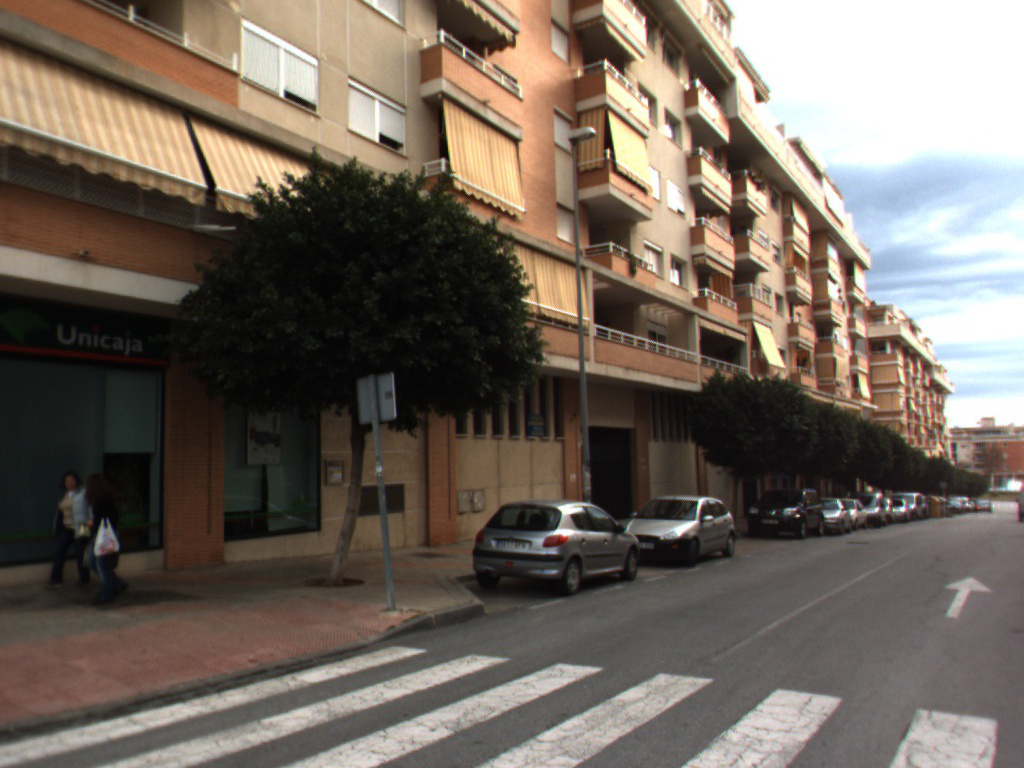
//> input picture Line Fitting/resaults/result 4 iteration 40 supporting 400 ponts/0097.png, 1024 x 768 px
$ ./Line_Fitting   (built with g++ and OpenCV 4)
//> lines starting //> are read from the running program, lines starting //| are printed output that depends on the picture; after the words box and inside, x2 and y2 are one past the last pixel; in counts of white or black regions, pixels touching at a corner belong together
#include <opencv2/core/core.hpp>
#include <opencv2/highgui/highgui.hpp>
#include "opencv2/imgproc/imgproc.hpp"
#include <opencv2/imgproc.hpp>
#include <iostream>
#include <time.h>

using namespace cv;
using namespace std;


void FitLineRANSAC(const vector<Point2d>& points,double threshold,int iteration_number,Mat &image,Mat &draw, int supportNumber);

int main(int argc, char** argv)
{


    srand(time(NULL));
    int iteration;
    cout << "Enter the iteration number: ";
    cin >> iteration;
//> the answer given: 3
    int sn;
    cout << "Enter the supporting number of points: ";
    cin >> sn;
//> the answer given: 3

    // applying the canny edge detecting on the image

    cv::Mat mainImage = cv::imread("0097.png");
//> mainImage is the input picture: 768 rows x 1024 cols, CV_8UC3; mean B, G, R 93, 102.7, 113
    cv::Mat contours;
    cv::Mat gray_image;
    cv::cvtColor(mainImage, gray_image, CV_RGB2GRAY);
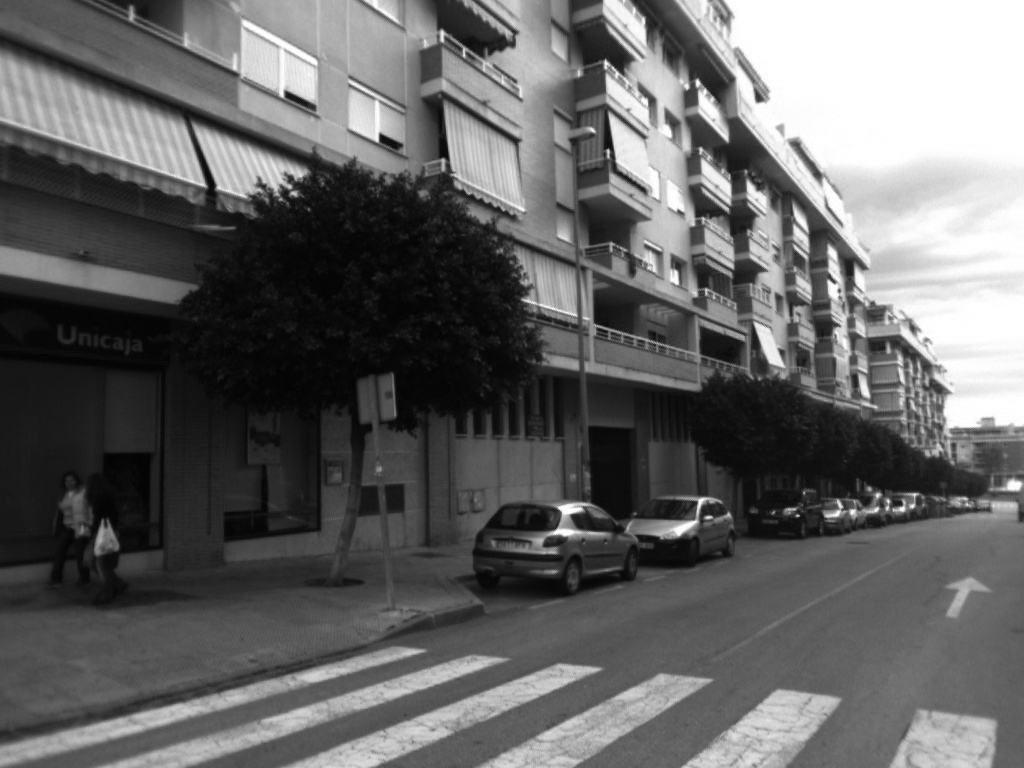
//> gray_image: 768 rows x 1024 cols, CV_8UC1; min 1, max 255, mean 101
    //applying canny edge detection
    cv::Canny(gray_image, contours,100, 150);
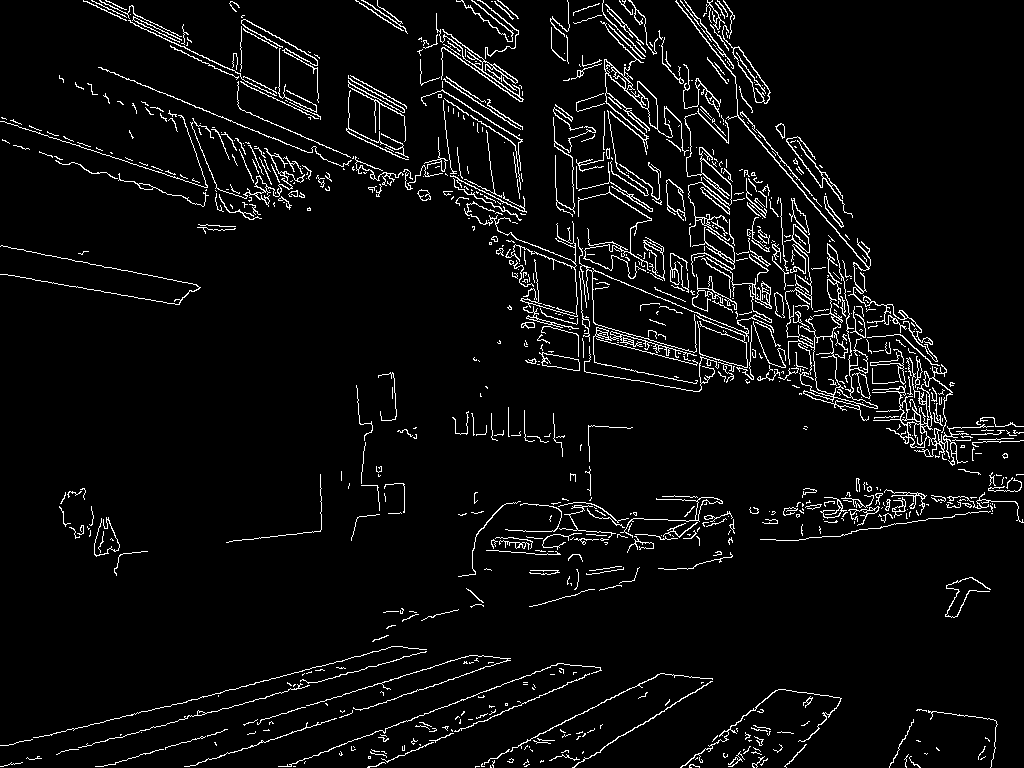
//> contours: 768 rows x 1024 cols, CV_8UC1; 4.9% white in thin lines or dots
   // extracting edge points from the canny output

    vector<Point2d> points;
    for (int i = 0; i < contours.rows; i++) {
        for (int j = 0; j < contours.cols; j++) {
            if (contours.at<uchar>(i, j)==255) {
                Point2d p;
                p.x = j;
                p.y = i;
                points.push_back(p);
            }
        }
    }
//> after the loop, points = 38861 items


  // running the ransac algorithm
    for (size_t i = 0; i < iteration;i++) {
        FitLineRANSAC(points, 2.0, 6, contours, mainImage, sn);
    }
//> this loop made 3 passes
//> pass 1, `FitLineRANSAC(points, 2.0, 6, contours, mainImage, sn);`:
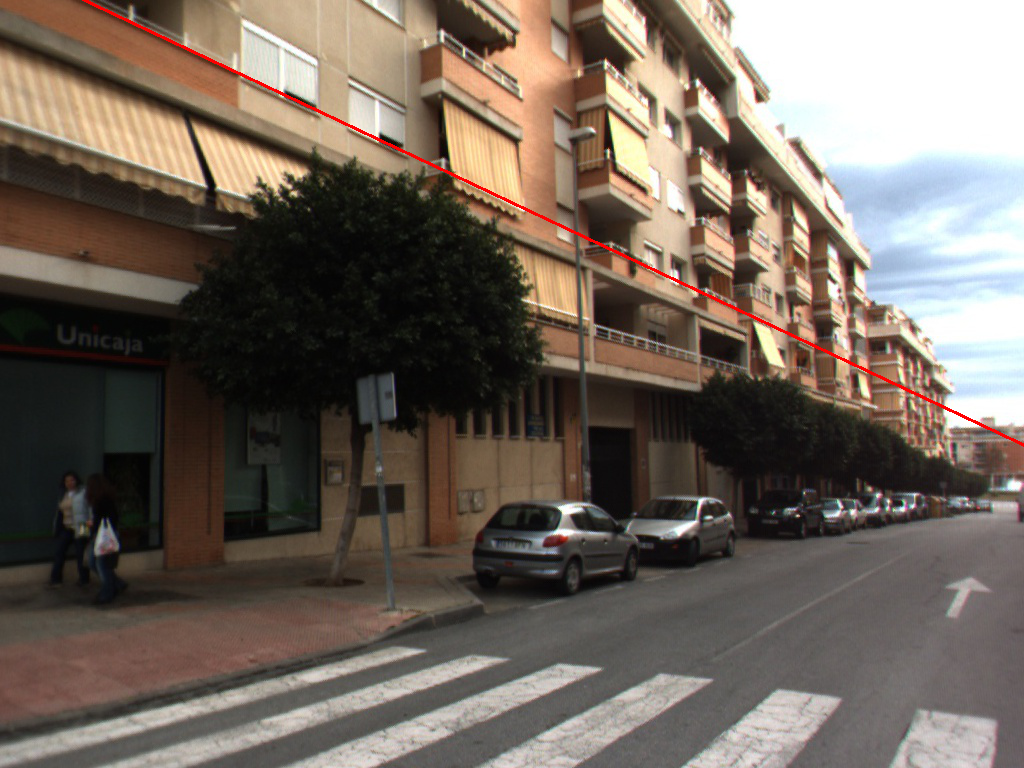
//> mainImage: 768 rows x 1024 cols, CV_8UC3; 0.4% of pixels changed, all inside (x1, y1, x2, y2) = (82, 0, 1024, 447)
//> pass 2, `FitLineRANSAC(points, 2.0, 6, contours, mainImage, sn);`:
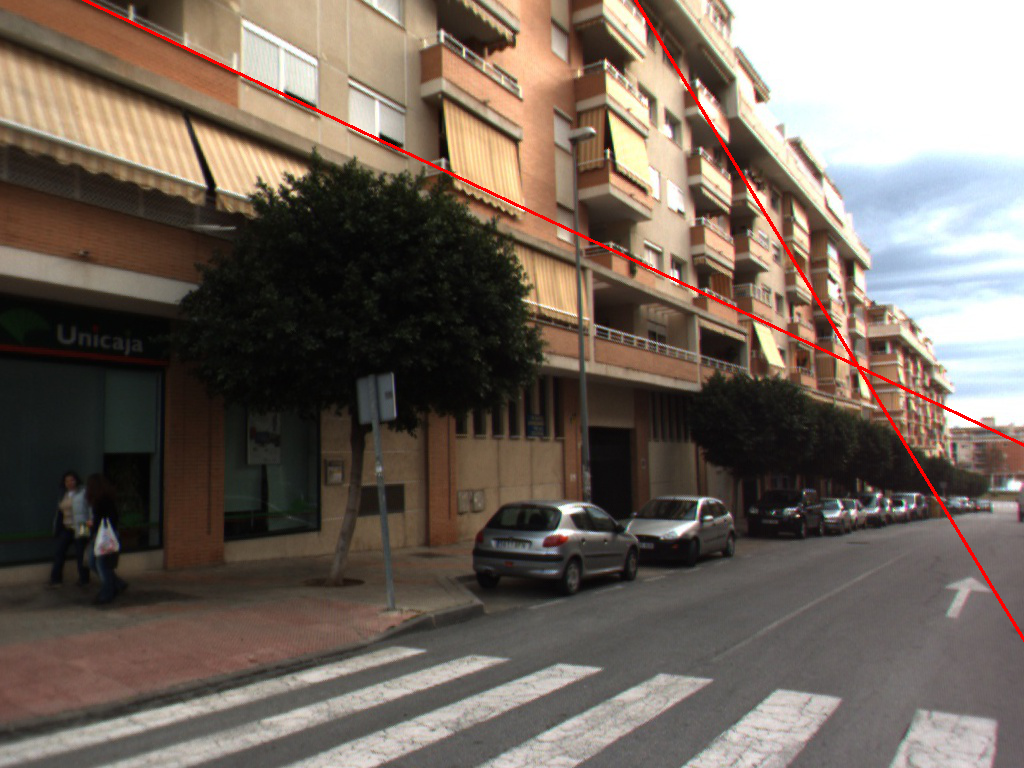
//> mainImage: 768 rows x 1024 cols, CV_8UC3; 0.32% of pixels changed, all inside (x1, y1, x2, y2) = (634, 0, 1024, 642)
//> pass 3, `FitLineRANSAC(points, 2.0, 6, contours, mainImage, sn);`:
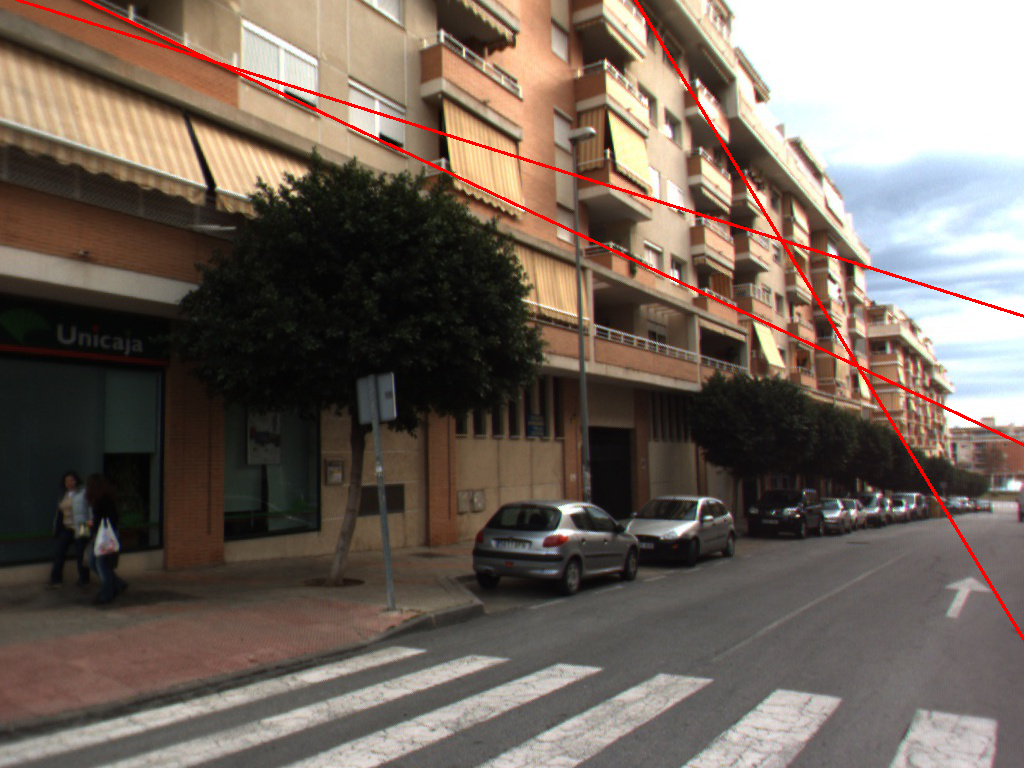
//> mainImage: 768 rows x 1024 cols, CV_8UC3; 0.4% of pixels changed, all inside (x1, y1, x2, y2) = (15, 0, 1024, 318)
    //writing the results
    cv::imwrite("resault.png",mainImage);
    cv::imwrite("contour resault.png", contours);

		waitKey(0);
}


void FitLineRANSAC(
    const vector<Point2d>& points_,double threshold_,int maximum_iteration_number_,Mat &image_, Mat& draw,int supportNumber)
{
    int iterationNumber = 0;
    int bestInlierNumber = 0;
    vector<int> bestInliers, inliers;


    Mat bestLine(3, 1, CV_64F);
    Point2d bestPt1, bestPt2;
    constexpr int kSampleSize = 2;
    std::vector<int> sample(kSampleSize);


    cv::Mat tmp_image;
    while (iterationNumber++ < maximum_iteration_number_)
    {

        //selecting 2 random points
        for (size_t sampleIdx = 0; sampleIdx < kSampleSize; ++sampleIdx)
        {
            do
            {
                sample[sampleIdx] = round((points_.size() - 1) * static_cast<double>(rand()) / static_cast<double>(RAND_MAX));
                if (sampleIdx == 0)
                    break;
                if (sampleIdx == 1 && sample[0] != sample[1])
                    break;
            } while (true);
        }

        //tmp_image = image_->clone();
        tmp_image = image_;


        const Point2d& p1 = points_[sample[0]];
        const Point2d& p2 = points_[sample[1]];

        Point2d v = p2 - p1;
        v = v / cv::norm(v);
        Point2d n;
        n.x = -v.y;
        n.y = v.x;
        double a = n.x;
        double b = n.y;
        double c = -(a * p1.x + b * p1.y);

        inliers.clear();
        for (size_t pointIdx = 0; pointIdx < points_.size(); ++pointIdx)
        {
            const Point2d& point = points_[pointIdx];
            const double distance =abs(a * point.x + b * point.y + c);

            if (distance < threshold_)
            {
                inliers.emplace_back(pointIdx);
            }
        }


        if (inliers.size() > supportNumber &&  inliers.size()>bestInliers.size())
        {
            printf("the number of inliers is: %d \n", inliers.size());

            bestInliers.swap(inliers);
            inliers.clear();
            inliers.resize(0);
            bestLine.at<double>(0) = a;
            bestLine.at<double>(1) = b;
            bestLine.at<double>(2) = c;

        }

    }
    cv::line(draw,
        Point2d(0, -bestLine.at<double>(2) / bestLine.at<double>(1)),
        Point2d(tmp_image.cols, (-bestLine.at<double>(0) * tmp_image.cols - bestLine.at<double>(2)) / bestLine.at<double>(1)),
        cv::Scalar(0, 0, 255),
        2);

}
